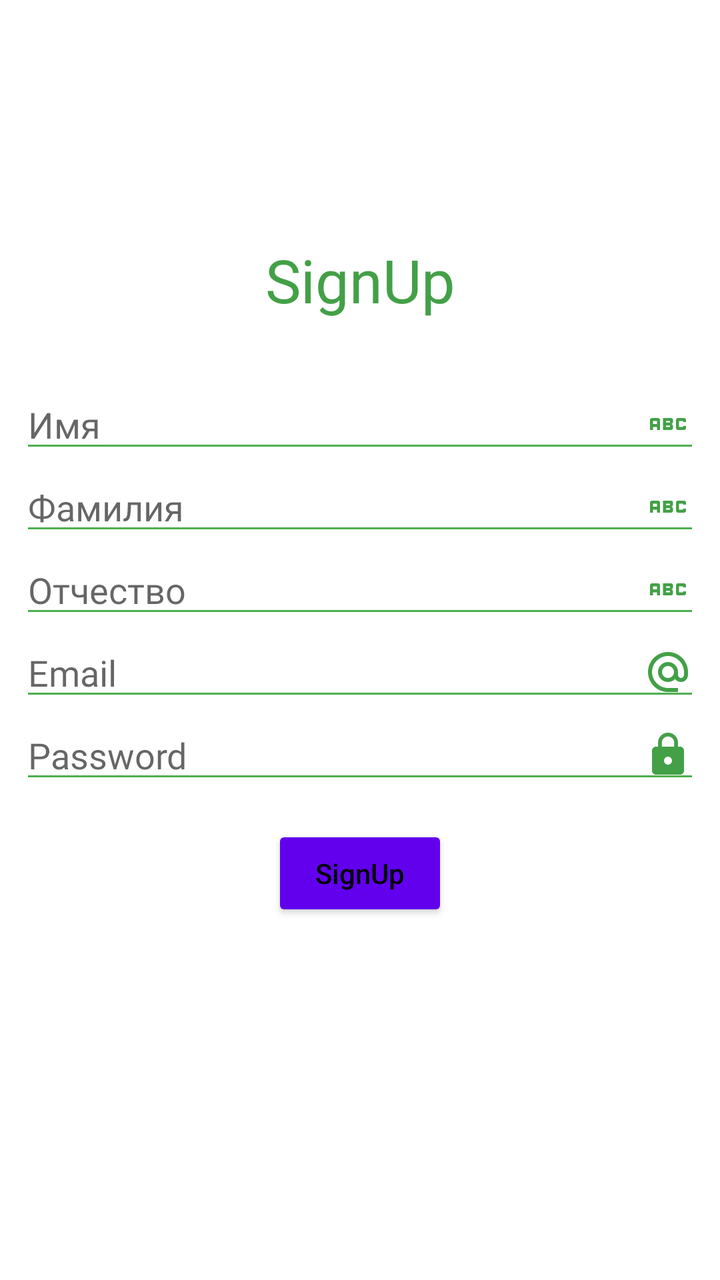
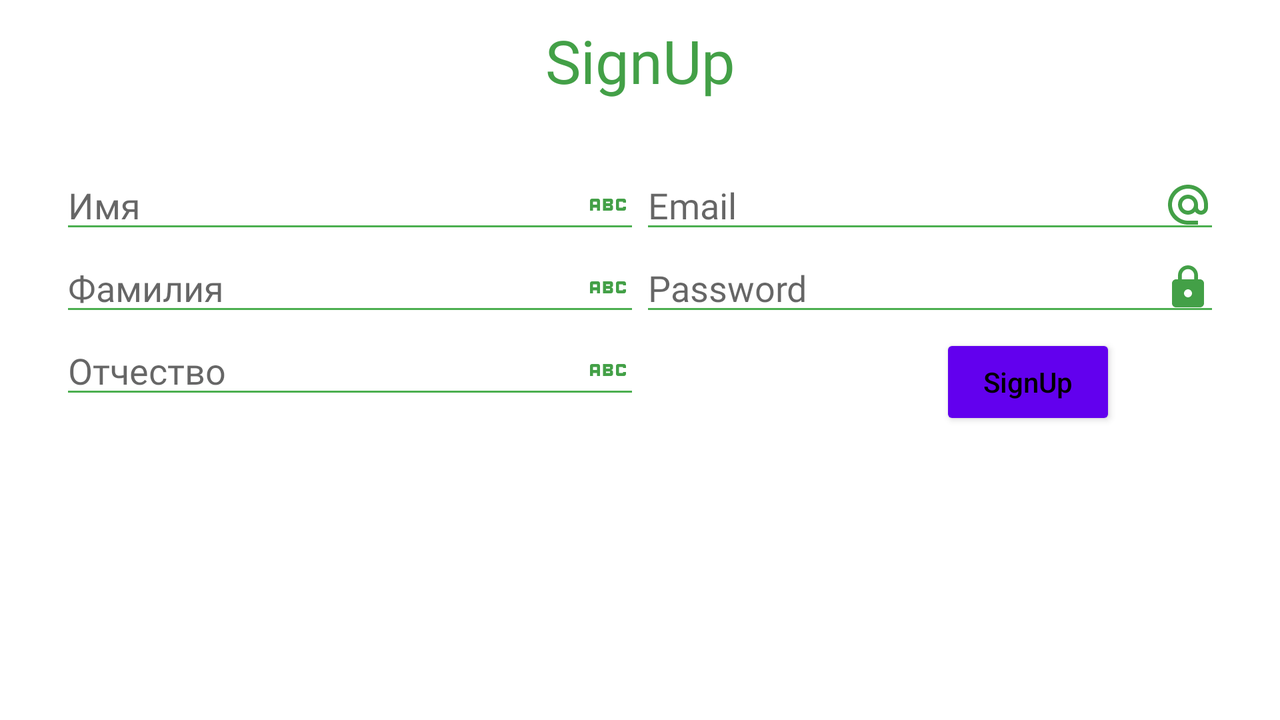

An Android layout and its configuration variant, each rendered on a device that would load it. The default file and the variant file are quoted in full after the pictures.
<!-- AndroidManifest.xml: application theme Theme.GraduationProjectClient -->
<!-- res/layout/activity_sign_up.xml -->
<?xml version="1.0" encoding="utf-8"?>
<androidx.constraintlayout.widget.ConstraintLayout xmlns:android="http://schemas.android.com/apk/res/android"
    xmlns:app="http://schemas.android.com/apk/res-auto"
    xmlns:tools="http://schemas.android.com/tools"
    android:layout_width="match_parent"
    android:layout_height="match_parent">

    <androidx.constraintlayout.widget.ConstraintLayout
        android:layout_width="match_parent"
        android:layout_height="wrap_content"
        app:layout_constraintBottom_toBottomOf="parent"
        app:layout_constraintTop_toTopOf="parent"
        app:layout_constraintVertical_bias="0.4">

        <TextView
            android:id="@+id/textView"
            android:layout_width="match_parent"
            android:layout_height="wrap_content"
            android:fontFamily="@font/poppinsbold"
            android:gravity="center"
            android:text="@string/signup"
            android:textColor="#43A047"
            android:textSize="30sp"
            app:layout_constraintEnd_toEndOf="parent"
            app:layout_constraintHorizontal_bias="0.0"
            app:layout_constraintStart_toStartOf="parent"
            app:layout_constraintTop_toTopOf="parent"
            tools:targetApi="jelly_bean" />

        <com.google.android.material.textfield.TextInputEditText
            android:id="@+id/registration_name"
            android:layout_width="match_parent"
            android:layout_height="wrap_content"
            android:layout_marginStart="10dp"
            android:layout_marginTop="30dp"
            android:layout_marginEnd="10dp"
            android:backgroundTint="@color/colorAccent"
            android:drawableEnd="@drawable/ic_name"
            android:fontFamily="@font/poppinsmedium"
            android:hint="@string/user_name"
            app:layout_constraintEnd_toEndOf="parent"
            app:layout_constraintHorizontal_bias="0.0"
            app:layout_constraintStart_toStartOf="parent"
            app:layout_constraintTop_toBottomOf="@+id/textView"
            tools:ignore="TextContrastCheck"
            tools:targetApi="jelly_bean" />

        <com.google.android.material.textfield.TextInputEditText
            android:id="@+id/registration_second_name"
            android:layout_width="match_parent"
            android:layout_height="wrap_content"
            android:layout_marginStart="10dp"
            android:layout_marginEnd="10dp"
            android:backgroundTint="@color/colorAccent"
            android:drawableEnd="@drawable/ic_name"
            android:fontFamily="@font/poppinsmedium"
            android:hint="@string/user_second_name"
            app:layout_constraintEnd_toEndOf="parent"
            app:layout_constraintHorizontal_bias="0.0"
            app:layout_constraintStart_toStartOf="parent"
            app:layout_constraintTop_toBottomOf="@+id/registration_name"
            tools:ignore="TextContrastCheck,TextContrastCheck"
            tools:targetApi="jelly_bean" />

        <com.google.android.material.textfield.TextInputEditText
            android:id="@+id/registration_last_name"
            android:layout_width="match_parent"
            android:layout_height="wrap_content"
            android:layout_marginStart="10dp"
            android:layout_marginEnd="10dp"
            android:backgroundTint="@color/colorAccent"
            android:drawableEnd="@drawable/ic_name"
            android:fontFamily="@font/poppinsmedium"
            android:hint="@string/user_last_name"
            app:layout_constraintEnd_toEndOf="parent"
            app:layout_constraintHorizontal_bias="0.0"
            app:layout_constraintStart_toStartOf="parent"
            app:layout_constraintTop_toBottomOf="@+id/registration_second_name"
            tools:ignore="TextContrastCheck"
            tools:targetApi="jelly_bean" />

        <com.google.android.material.textfield.TextInputEditText
            android:id="@+id/registration_email"
            android:layout_width="match_parent"
            android:layout_height="wrap_content"
            android:layout_marginStart="10dp"
            android:layout_marginEnd="10dp"
            android:backgroundTint="@color/colorAccent"
            android:drawableEnd="@drawable/ic_email"
            android:fontFamily="@font/poppinsmedium"
            android:hint="@string/email"
            app:layout_constraintEnd_toEndOf="parent"
            app:layout_constraintStart_toStartOf="parent"
            app:layout_constraintTop_toBottomOf="@+id/registration_last_name"
            tools:ignore="TextContrastCheck"
            tools:targetApi="jelly_bean" />


        <com.google.android.material.textfield.TextInputEditText
            android:id="@+id/registration_password"
            android:layout_width="match_parent"
            android:layout_height="wrap_content"
            android:layout_marginStart="10dp"
            android:layout_marginEnd="10dp"
            android:backgroundTint="@color/colorAccent"
            android:drawableEnd="@drawable/ic_password"
            android:fontFamily="@font/poppinsmedium"
            android:hint="@string/password"
            app:layout_constraintEnd_toEndOf="parent"
            app:layout_constraintStart_toStartOf="parent"
            app:layout_constraintTop_toBottomOf="@+id/registration_email"
            tools:ignore="TextContrastCheck"
            tools:targetApi="jelly_bean" />

        <Button
            android:id="@+id/button_sign_up"
            style="@style/Widget.AppCompat.Button.Colored"
            android:layout_width="wrap_content"
            android:layout_height="wrap_content"
            android:layout_marginTop="16dp"
            android:backgroundTint="@color/colorAccent"
            android:text="@string/signup"
            android:textAllCaps="false"
            app:layout_constraintEnd_toEndOf="parent"
            app:layout_constraintStart_toStartOf="parent"
            app:layout_constraintTop_toBottomOf="@+id/registration_password"
            tools:ignore="DuplicateSpeakableTextCheck,TextContrastCheck,TextContrastCheck,TextContrastCheck" />

    </androidx.constraintlayout.widget.ConstraintLayout>

</androidx.constraintlayout.widget.ConstraintLayout>
<!-- resources referenced by this layout -->
<resources>
  <color name="colorAccent">#4CAF50</color>
  <!-- drawable ic_email (drawable) -->
  <vector xmlns:android="http://schemas.android.com/apk/res/android"
      android:width="24dp"
      android:height="24dp"
      android:viewportWidth="24"
      android:viewportHeight="24"
      android:tint="#43A047">
    <path
        android:fillColor="@android:color/white"
        android:pathData="M12,2C6.48,2 2,6.48 2,12s4.48,10 10,10h5v-2h-5c-4.34,0 -8,-3.66 -8,-8s3.66,-8 8,-8 8,3.66 8,8v1.43c0,0.79 -0.71,1.57 -1.5,1.57s-1.5,-0.78 -1.5,-1.57L17,12c0,-2.76 -2.24,-5 -5,-5s-5,2.24 -5,5 2.24,5 5,5c1.38,0 2.64,-0.56 3.54,-1.47 0.65,0.89 1.77,1.47 2.96,1.47 1.97,0 3.5,-1.6 3.5,-3.57L22,12c0,-5.52 -4.48,-10 -10,-10zM12,15c-1.66,0 -3,-1.34 -3,-3s1.34,-3 3,-3 3,1.34 3,3 -1.34,3 -3,3z"/>
  </vector>
  <!-- drawable ic_name (drawable) -->
  <vector xmlns:android="http://schemas.android.com/apk/res/android"
      android:width="24dp"
      android:height="24dp"
      android:viewportWidth="24"
      android:viewportHeight="24"
      android:tint="#43A047">
    <path
        android:fillColor="@android:color/white"
        android:pathData="M21,11h-1.5v-0.5h-2v3h2V13H21v1c0,0.55 -0.45,1 -1,1h-3c-0.55,0 -1,-0.45 -1,-1v-4c0,-0.55 0.45,-1 1,-1h3c0.55,0 1,0.45 1,1V11zM8,10v5H6.5v-1.5h-2V15H3v-5c0,-0.55 0.45,-1 1,-1h3C7.55,9 8,9.45 8,10zM6.5,10.5h-2V12h2V10.5zM13.5,12c0.55,0 1,0.45 1,1v1c0,0.55 -0.45,1 -1,1h-4V9h4c0.55,0 1,0.45 1,1v1C14.5,11.55 14.05,12 13.5,12zM11,10.5v0.75h2V10.5H11zM13,12.75h-2v0.75h2V12.75z"/>
  </vector>
  <!-- drawable ic_password (drawable) -->
  <vector xmlns:android="http://schemas.android.com/apk/res/android"
      android:width="24dp"
      android:height="24dp"
      android:viewportWidth="24"
      android:viewportHeight="24"
      android:tint="#43A047">
    <path
        android:fillColor="@android:color/white"
        android:pathData="M18,8h-1L17,6c0,-2.76 -2.24,-5 -5,-5S7,3.24 7,6v2L6,8c-1.1,0 -2,0.9 -2,2v10c0,1.1 0.9,2 2,2h12c1.1,0 2,-0.9 2,-2L20,10c0,-1.1 -0.9,-2 -2,-2zM12,17c-1.1,0 -2,-0.9 -2,-2s0.9,-2 2,-2 2,0.9 2,2 -0.9,2 -2,2zM15.1,8L8.9,8L8.9,6c0,-1.71 1.39,-3.1 3.1,-3.1 1.71,0 3.1,1.39 3.1,3.1v2z"/>
  </vector>
  <string name="email">Email</string>
  <string name="password">Password</string>
  <string name="signup">SignUp</string>
  <string name="user_last_name">Отчество</string>
  <string name="user_name">Имя</string>
  <string name="user_second_name">Фамилия</string>
  <style name="Theme.GraduationProjectClient" parent="Theme.MaterialComponents.Light.NoActionBar">
          
          <item name="colorPrimaryVariant">@color/purple_700</item>
          <item name="colorOnPrimary">@color/black</item>
          
          <item name="colorSecondary">@color/teal_200</item>
          <item name="colorSecondaryVariant">@color/teal_700</item>
          <item name="colorOnSecondary">@color/black</item>
          
          <item name="android:statusBarColor" tools:targetApi="l">?attr/colorPrimaryVariant</item>
          
          <item name="android:windowLightStatusBar">true</item>
      </style>
  <color name="purple_700">#F6F6F6</color>
  <color name="black">#FF000000</color>
  <color name="teal_200">#FF03DAC5</color>
  <color name="teal_700">#FF018786</color>
</resources>
<!-- res/layout-land/activity_sign_up.xml (the repository's variant of the layout above) -->
<!-- drawn on the phone turned sideways -->
<?xml version="1.0" encoding="utf-8"?>
<androidx.constraintlayout.widget.ConstraintLayout xmlns:android="http://schemas.android.com/apk/res/android"
    xmlns:app="http://schemas.android.com/apk/res-auto"
    xmlns:tools="http://schemas.android.com/tools"
    android:layout_width="match_parent"
    android:layout_height="match_parent">

    <TextView
        android:id="@+id/textView"
        android:layout_width="match_parent"
        android:layout_height="wrap_content"
        android:layout_marginTop="10dp"
        android:fontFamily="@font/poppinsbold"
        android:gravity="center"
        android:text="@string/signup"
        android:textColor="#43A047"
        android:textSize="30sp"
        app:layout_constraintEnd_toEndOf="parent"
        app:layout_constraintStart_toStartOf="parent"
        app:layout_constraintTop_toTopOf="parent"
        tools:targetApi="jelly_bean" />

    <androidx.constraintlayout.widget.ConstraintLayout
        android:layout_width="match_parent"
        android:layout_height="0dp"
        android:layout_marginTop="20dp"
        app:layout_constraintBottom_toBottomOf="parent"
        app:layout_constraintEnd_toEndOf="parent"
        app:layout_constraintStart_toStartOf="parent"
        app:layout_constraintTop_toBottomOf="@+id/textView"
        app:layout_constraintVertical_bias="0.0">

        <com.google.android.material.textfield.TextInputEditText
            android:id="@+id/registration_name"
            android:layout_width="0dp"
            android:layout_height="wrap_content"
            android:layout_marginStart="30dp"
            android:layout_marginTop="10dp"
            android:backgroundTint="@color/colorAccent"
            android:drawableEnd="@drawable/ic_name"
            android:fontFamily="@font/poppinsmedium"
            android:hint="@string/user_name"
            android:singleLine="true"
            app:layout_constraintEnd_toStartOf="@+id/registration_email"
            app:layout_constraintStart_toStartOf="parent"
            app:layout_constraintTop_toTopOf="parent"
            tools:ignore="TextContrastCheck"
            tools:targetApi="jelly_bean" />

        <com.google.android.material.textfield.TextInputEditText
            android:id="@+id/registration_second_name"
            android:layout_width="0dp"
            android:layout_height="wrap_content"
            android:layout_marginStart="30dp"
            android:backgroundTint="@color/colorAccent"
            android:drawableEnd="@drawable/ic_name"
            android:fontFamily="@font/poppinsmedium"
            android:hint="@string/user_second_name"
            android:singleLine="true"
            app:layout_constraintEnd_toStartOf="@+id/registration_password"
            app:layout_constraintStart_toStartOf="parent"
            app:layout_constraintTop_toBottomOf="@+id/registration_name"
            tools:ignore="TextContrastCheck,TextContrastCheck"
            tools:targetApi="jelly_bean" />


        <com.google.android.material.textfield.TextInputEditText
            android:id="@+id/registration_last_name"
            android:layout_width="0dp"
            android:layout_height="wrap_content"
            android:layout_marginStart="30dp"
            android:backgroundTint="@color/colorAccent"
            android:drawableEnd="@drawable/ic_name"
            android:fontFamily="@font/poppinsmedium"
            android:hint="@string/user_last_name"
            android:singleLine="true"
            app:layout_constraintEnd_toEndOf="@+id/registration_second_name"
            app:layout_constraintStart_toStartOf="parent"
            app:layout_constraintTop_toBottomOf="@+id/registration_second_name"
            tools:ignore="TextContrastCheck"
            tools:targetApi="jelly_bean" />

        <com.google.android.material.textfield.TextInputEditText
            android:id="@+id/registration_email"
            android:layout_width="0dp"
            android:layout_height="wrap_content"
            android:layout_marginTop="10dp"
            android:layout_marginEnd="30dp"
            android:backgroundTint="@color/colorAccent"
            android:drawableEnd="@drawable/ic_email"
            android:fontFamily="@font/poppinsmedium"
            android:hint="@string/email"
            android:singleLine="true"
            app:layout_constraintEnd_toEndOf="parent"
            app:layout_constraintStart_toEndOf="@+id/registration_name"
            app:layout_constraintTop_toTopOf="parent"
            tools:ignore="TextContrastCheck"
            tools:targetApi="jelly_bean" />

        <com.google.android.material.textfield.TextInputEditText
            android:id="@+id/registration_password"
            android:layout_width="0dp"
            android:layout_height="wrap_content"
            android:layout_marginEnd="30dp"
            android:backgroundTint="@color/colorAccent"
            android:drawableEnd="@drawable/ic_password"
            android:fontFamily="@font/poppinsmedium"
            android:hint="@string/password"
            android:singleLine="true"
            app:layout_constraintEnd_toEndOf="parent"
            app:layout_constraintStart_toEndOf="@+id/registration_second_name"
            app:layout_constraintTop_toBottomOf="@+id/registration_email"
            tools:ignore="TextContrastCheck"
            tools:targetApi="jelly_bean" />

        <Button
            android:id="@+id/button_sign_up"
            style="@style/Widget.AppCompat.Button.Colored"
            android:layout_width="wrap_content"
            android:layout_height="wrap_content"
            android:layout_marginStart="150dp"
            android:layout_marginTop="4dp"
            android:backgroundTint="@color/colorAccent"
            android:text="@string/signup"
            android:textAllCaps="false"
            app:layout_constraintStart_toEndOf="@+id/registration_last_name"
            app:layout_constraintTop_toBottomOf="@+id/registration_password"
            tools:ignore="DuplicateSpeakableTextCheck,TextContrastCheck,TextContrastCheck,TextContrastCheck" />

    </androidx.constraintlayout.widget.ConstraintLayout>

</androidx.constraintlayout.widget.ConstraintLayout>
